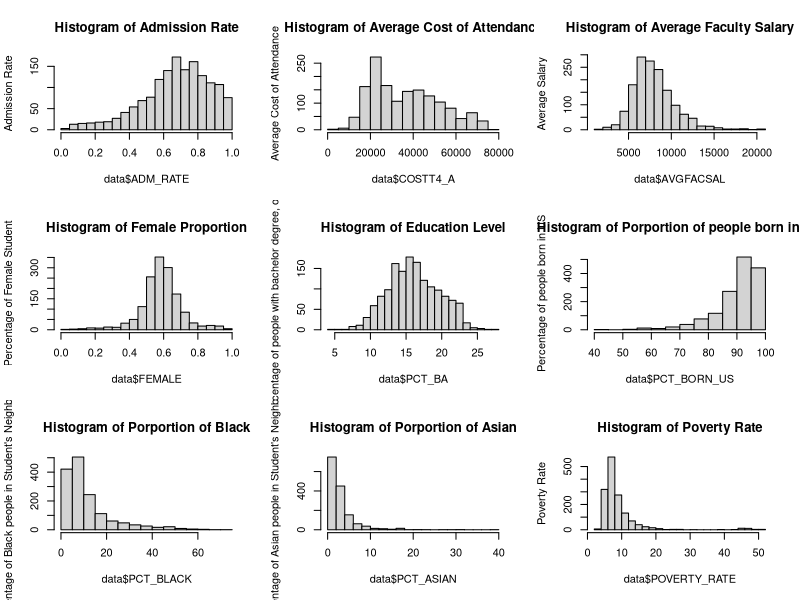
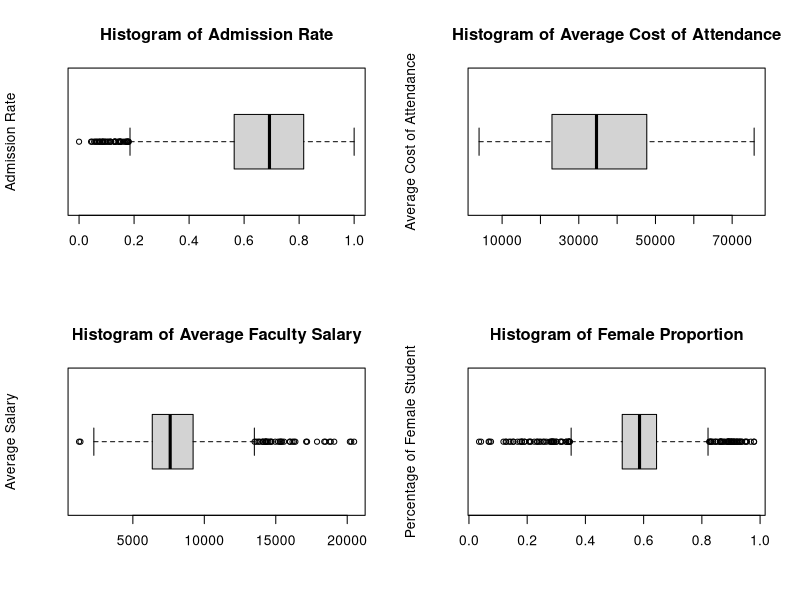
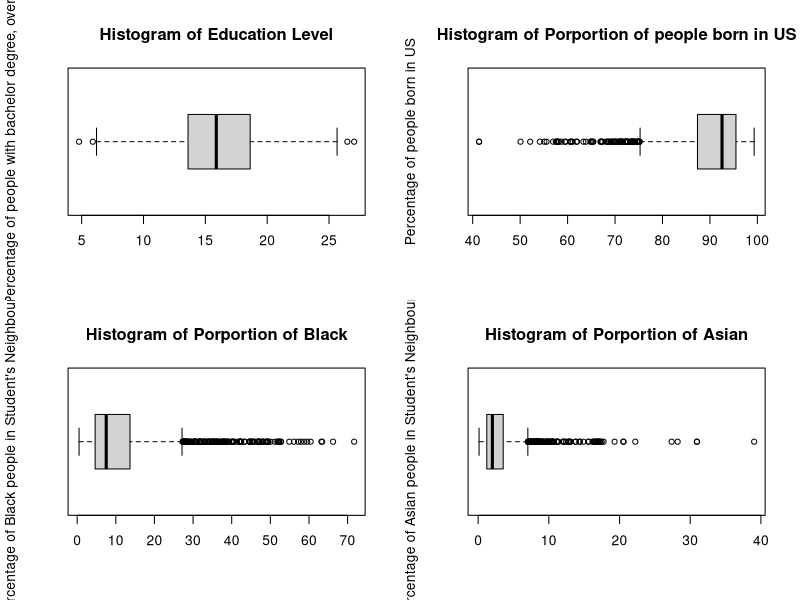
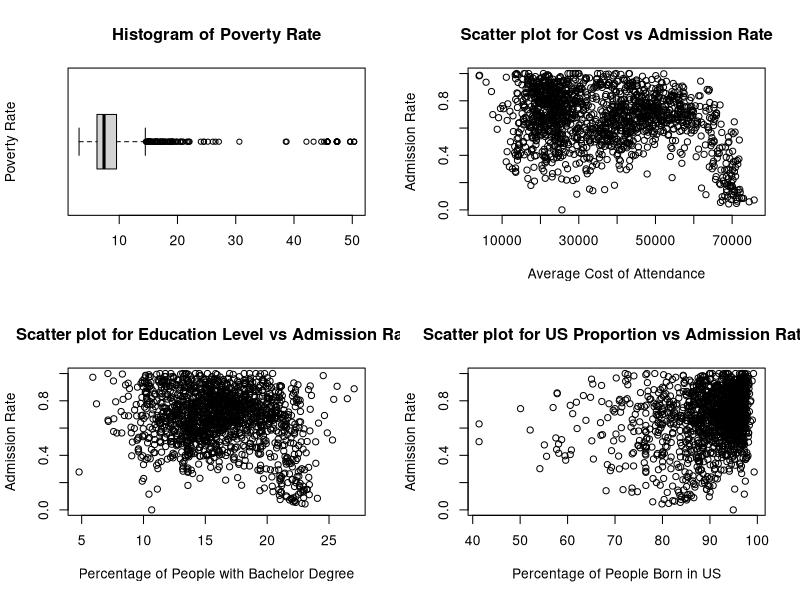
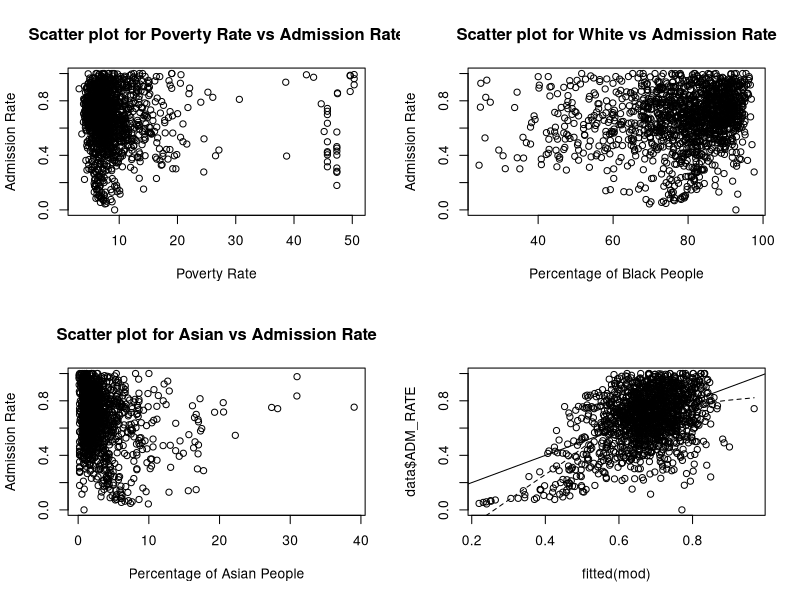
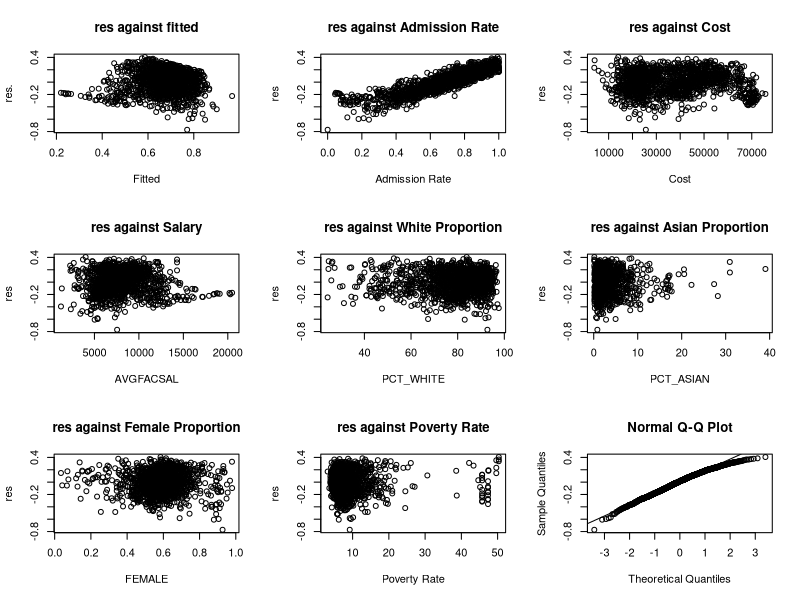

Write R code to recreate these figures, in order.
## ---- chunk 1
knitr::opts_chunk$set(echo = TRUE)
## ---- chunk 2
data <- read.csv("Video_project_dataset.csv")
data$REGION_1 = ifelse(data$REGION==1, 1, 0)
data$REGION_2 = ifelse(data$REGION==2, 1, 0)
data$REGION_3 = ifelse(data$REGION==3, 1, 0)
data$REGION_4 = ifelse(data$REGION==4, 1, 0)
data$REGION_5 = ifelse(data$REGION==5, 1, 0)
data$REGION_6 = ifelse(data$REGION==6, 1, 0)
data$REGION_7 = ifelse(data$REGION==7, 1, 0)
data$REGION_8 = ifelse(data$REGION==8, 1, 0)
data$REGION_9 = ifelse(data$REGION==9, 1, 0)
data$CONTROL_1 = ifelse(data$CONTROL==1, 1, 0)
data$CONTROL_2 = ifelse(data$CONTROL==2, 1, 0)
data$CONTROL_3 = ifelse(data$CONTROL==3, 1, 0)
summary(data)
## ---- chunk 3
par(mfrow=c(3,3))
hist(data$ADM_RATE, main="Histogram of Admission Rate", ylab="Admission Rate", breaks=20)
hist(data$COSTT4_A, main="Histogram of Average Cost of Attendance", ylab="Average Cost of Attendance",breaks=20)
hist(data$AVGFACSAL, main="Histogram of Average Faculty Salary", ylab="Average Salary",breaks=20)
hist(data$FEMALE, main="Histogram of Female Proportion", ylab="Percentage of Female Student",breaks=20)
hist(data$PCT_BA, main="Histogram of Education Level", ylab="Percentage of people with bachelor degree, over 25",breaks=20)
hist(data$PCT_BORN_US, main="Histogram of Porportion of people born in US", ylab="Percentage of people born in US",breaks=20)
hist(data$PCT_BLACK, main="Histogram of Porportion of Black", ylab="Percentage of Black people in Student's Neighbourhood",breaks=20)
hist(data$PCT_ASIAN, main="Histogram of Porportion of Asian", ylab="Percentage of Asian people in Student's Neighbourhood",breaks=20)
hist(data$POVERTY_RATE, main="Histogram of Poverty Rate", ylab="Poverty Rate",breaks=20)
## ---- chunk 4
par(mfrow=c(2,2))
boxplot(data$ADM_RATE, main="Histogram of Admission Rate", ylab="Admission Rate", horizontal=TRUE)
boxplot(data$COSTT4_A, main="Histogram of Average Cost of Attendance", ylab="Average Cost of Attendance",horizontal=TRUE)
boxplot(data$AVGFACSAL, main="Histogram of Average Faculty Salary", ylab="Average Salary",horizontal=TRUE)
boxplot(data$FEMALE, main="Histogram of Female Proportion", ylab="Percentage of Female Student",horizontal=TRUE)
boxplot(data$PCT_BA, main="Histogram of Education Level", ylab="Percentage of people with bachelor degree, over 25",horizontal=TRUE)
boxplot(data$PCT_BORN_US, main="Histogram of Porportion of people born in US", ylab="Percentage of people born in US",horizontal=TRUE)
boxplot(data$PCT_BLACK, main="Histogram of Porportion of Black", ylab="Percentage of Black people in Student's Neighbourhood",horizontal=TRUE)
boxplot(data$PCT_ASIAN, main="Histogram of Porportion of Asian", ylab="Percentage of Asian people in Student's Neighbourhood",horizontal=TRUE)
boxplot(data$POVERTY_RATE, main="Histogram of Poverty Rate", ylab="Poverty Rate",horizontal=TRUE)
## ---- chunk 5
plot(x=data$COSTT4_A,y=data$ADM_RATE,xlab="Average Cost of Attendance", ylab="Admission Rate", main="Scatter plot for Cost vs Admission Rate")
plot(x=data$PCT_BA,y=data$ADM_RATE,xlab="Percentage of People with Bachelor Degree", ylab="Admission Rate", main="Scatter plot for Education Level vs Admission Rate")
plot(x=data$PCT_BORN_US,y=data$ADM_RATE,xlab="Percentage of People Born in US", ylab="Admission Rate", main="Scatter plot for US Proportion vs Admission Rate")
plot(x=data$POVERTY_RATE,y=data$ADM_RATE,xlab="Poverty Rate", ylab="Admission Rate", main="Scatter plot for Poverty Rate vs Admission Rate")
plot(x=data$PCT_WHITE,y=data$ADM_RATE,xlab="Percentage of Black People", ylab="Admission Rate", main="Scatter plot for White vs Admission Rate")
plot(x=data$PCT_ASIAN,y=data$ADM_RATE,xlab="Percentage of Asian People", ylab="Admission Rate", main="Scatter plot for Asian vs Admission Rate")
## ---- chunk 6
mod1 <- lm(ADM_RATE ~ CONTROL_1+CONTROL_2+COSTT4_A+AVGFACSAL+FEMALE+PCT_BA+PCT_WHITE+PCT_ASIAN+PCT_BLACK+POVERTY_RATE
           +CONTROL_1*COSTT4_A+CONTROL_1*AVGFACSAL+CONTROL_1*FEMALE+CONTROL_1*PCT_BA+CONTROL_1*PCT_WHITE+CONTROL_1*PCT_ASIAN+CONTROL_1*PCT_BLACK+CONTROL_1*POVERTY_RATE, data=data)
summary(mod1)
## ---- chunk 7
mod2 <- lm(ADM_RATE ~ CONTROL_1+COSTT4_A+AVGFACSAL+FEMALE+PCT_WHITE+PCT_ASIAN+PCT_BLACK+POVERTY_RATE
           +CONTROL_1*COSTT4_A+CONTROL_1*AVGFACSAL+CONTROL_1*FEMALE+CONTROL_1*PCT_WHITE+CONTROL_1*PCT_ASIAN+CONTROL_1*PCT_BLACK+CONTROL_1*POVERTY_RATE, data=data)

mod3 <- lm(ADM_RATE ~ CONTROL_1+CONTROL_2+COSTT4_A+AVGFACSAL+FEMALE+PCT_BA+PCT_WHITE+PCT_ASIAN+PCT_BLACK+POVERTY_RATE
           +CONTROL_1*COSTT4_A+CONTROL_1*AVGFACSAL+CONTROL_1*FEMALE+CONTROL_1*PCT_BA+CONTROL_1*PCT_WHITE+CONTROL_1*PCT_ASIAN+CONTROL_1*PCT_BLACK+CONTROL_1*POVERTY_RATE, data=data)
anova(mod2, mod3)
## ---- chunk 8
mod4 <- lm(ADM_RATE ~ CONTROL_1+COSTT4_A+AVGFACSAL+FEMALE+PCT_WHITE+PCT_BLACK+PCT_ASIAN+POVERTY_RATE, data=data)
mod5 <- lm(ADM_RATE ~ CONTROL_1+COSTT4_A+AVGFACSAL+FEMALE+PCT_WHITE+PCT_ASIAN+PCT_BLACK+POVERTY_RATE
           +CONTROL_1*COSTT4_A+CONTROL_1*AVGFACSAL+CONTROL_1*FEMALE+CONTROL_1*PCT_WHITE+CONTROL_1*PCT_ASIAN+CONTROL_1*PCT_BLACK+CONTROL_1*POVERTY_RATE, data=data)
anova(mod5,mod4)


mod6 <- lm(ADM_RATE ~ CONTROL_1+COSTT4_A+AVGFACSAL+FEMALE+PCT_WHITE+PCT_ASIAN+POVERTY_RATE
           +CONTROL_1*FEMALE+CONTROL_1*PCT_ASIAN, data=data)
mod7 <- lm(ADM_RATE ~ CONTROL_1+COSTT4_A+AVGFACSAL+FEMALE+PCT_WHITE+PCT_ASIAN+PCT_BLACK+POVERTY_RATE
           +CONTROL_1*COSTT4_A+CONTROL_1*AVGFACSAL+CONTROL_1*FEMALE+CONTROL_1*PCT_WHITE+CONTROL_1*PCT_ASIAN+CONTROL_1*PCT_BLACK+CONTROL_1*POVERTY_RATE, data=data)
anova(mod7,mod6)
## ---- chunk 9
mod8 <- lm(ADM_RATE ~ CONTROL_1+COSTT4_A+AVGFACSAL+FEMALE+PCT_WHITE+PCT_ASIAN+POVERTY_RATE+CONTROL_1*FEMALE+CONTROL_1*PCT_ASIAN, data=data)
mod9 <- lm(ADM_RATE ~ REGION_1+REGION_2+REGION_3+REGION_4+REGION_5+REGION_6+REGION_7+REGION_8+CONTROL_1+COSTT4_A+AVGFACSAL+FEMALE+PCT_WHITE+PCT_ASIAN+POVERTY_RATE+CONTROL_1*FEMALE+CONTROL_1*PCT_ASIAN, data=data)
anova(mod8,mod9)
summary(mod9)
## ---- chunk 10
mod <- lm(ADM_RATE ~ CONTROL_1+COSTT4_A+AVGFACSAL+FEMALE+PCT_WHITE+PCT_ASIAN+POVERTY_RATE
           +CONTROL_1*FEMALE+CONTROL_1*PCT_ASIAN, data=data)
summary(mod)

mod0 <- lm(ADM_RATE ~ REGION_1+REGION_2+REGION_3+REGION_4+REGION_5+REGION_6+REGION_7+REGION_8+CONTROL_1+COSTT4_A+AVGFACSAL+FEMALE+PCT_WHITE+PCT_ASIAN+POVERTY_RATE
           +CONTROL_1*FEMALE+CONTROL_1*PCT_ASIAN, data=data)
summary(mod0)
## ---- chunk 11
mod <- lm(ADM_RATE ~ CONTROL_1+COSTT4_A+AVGFACSAL+FEMALE+PCT_WHITE+PCT_ASIAN+POVERTY_RATE+CONTROL_1*FEMALE+CONTROL_1*PCT_ASIAN, data=data)
r <- resid(mod)
plot(data$ADM_RATE ~ fitted(mod))
abline(a=0,b=1)
lines(lowess(data$ADM_RATE ~ fitted(mod)), lty=2)
## ---- chunk 12
par(mfrow=c(3,3))
plot(r ~fitted(mod), main="res against fitted", xlab="Fitted", ylab="res.")
plot(r ~ data$ADM_RATE, main="res against Admission Rate", xlab="Admission Rate", ylab="res")
plot(r ~ data$COSTT4_A, main="res against Cost", xlab="Cost", ylab="res")
plot(r ~ data$AVGFACSAL, main="res against Salary", xlab="AVGFACSAL", ylab="res")
plot(r ~ data$PCT_WHITE, main="res against White Proportion", xlab="PCT_WHITE", ylab="res")
plot(r ~ data$PCT_ASIAN, main="res against Asian Proportion", xlab="PCT_ASIAN", ylab="res")
plot(r ~ data$FEMALE, main="res against Female Proportion", xlab="FEMALE", ylab="res")
plot(r ~ data$POVERTY_RATE, main="res against Poverty Rate", xlab="Poverty Rate", ylab="res")
qqnorm(r)
qqline(r)
## ---- chunk 13
data<-data[which(data$ADM_RATE != 0),]
library(car)
p <-powerTransform(cbind(data$ADM_RATE,data$COSTT4_A,data$AVGFACSAL,data$FEMALE,data$PCT_WHITE,data$PCT_ASIAN,data$POVERTY_RATE)~1)
summary(p)
## ---- chunk 14
mod <- lm(log(ADM_RATE) ~ CONTROL_1+COSTT4_A+AVGFACSAL+FEMALE+PCT_WHITE+log(PCT_ASIAN)+log(POVERTY_RATE)+CONTROL_1*FEMALE+CONTROL_1*log(PCT_ASIAN), data=data)
summary(mod)
